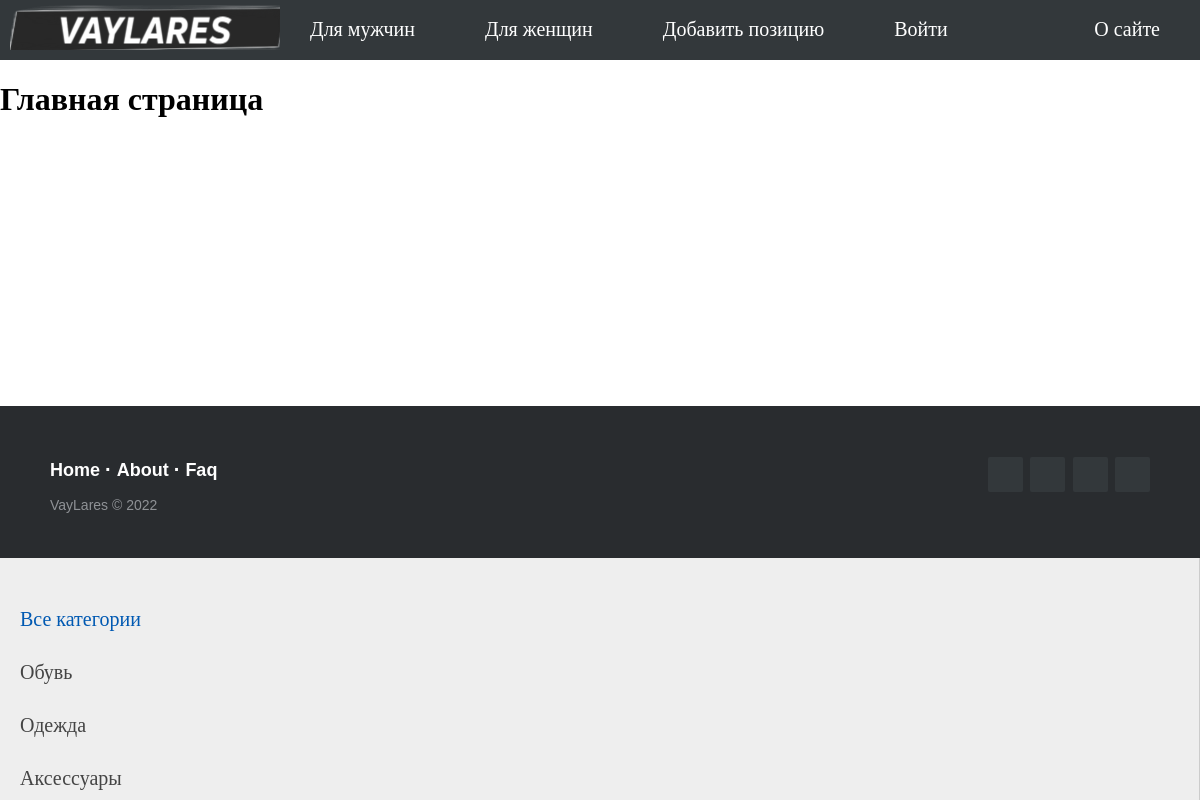
The page / on the database its author committed.
### clothes/models.py (models this page shows, shortened)
class Category(models.Model):
    category_name = models.CharField(max_length=100, db_index=True)
    def get_absolute_url(self):
        return reverse('category', kwargs={'category_id': self.pk})

### clothes/views.py (the view)
# urls.py: path('', index, name='home'),
def index(request):
    goods = Clothes.objects.all()
    cats = Category.objects.all()
    context = {
        'goods': goods,
        'cats': cats,
        'menu': menu,
        'title': 'Главная страница',
        'cat_selected': 0,
    }
    return render(request, 'clothes/index.html', context=context)

### clothes/templates/clothes/index.html
{% extends 'clothes/base.html' %}
{% block content %}
<h1> {{title}}</h1>
{% endblock content %}

### clothes/templates/clothes/base.html (shortened to what this page needs)
{% load static %}
<!DOCTYPE html>
<html lang="ru">
<head>
    <link type="text/css" href="{% static 'clothes/css/styles.css' %}" rel="stylesheet"/>
</head>
<body>
{% block mainmenu %}
<div class="header">
    <ul id="mainmenu" class="mainmenu">
        <li class="logo"><a href="{% url 'home' %}">
            <div class="logo"></div>
        </a></li>
        {% for m in menu %}
        {% if not forloop.last %}
        <li><a href="{% url m.url_name %}">{{m.title}}</a></li>
        {% else %}
        <li class="last"><a href="{% url m.url_name %}">{{m.title}}</a></li>
        {% endif %}
        {% endfor %}
    </ul>
</div>
{% endblock mainmenu %}
<table class="table-content" border=0 cellpadding="0" cellspacing="0">
    <tr>
        <td valign="top" class="left-chapters">
            <ul id="leftchapters">
                {% if cat_selected == 0 %}
                <li class="selected">Все категории</li>
                {% else %}
                <li><a href="{% url 'home' %}">Все категории</a></li>
                {% endif %}
                {% for c in cats %}
                {% if c.pk == cat_selected %}
                <li class="selected">{{c.category_name}}</li>
                {% else %}
                <li><a href="{{c.get_absolute_url}}">{{c.category_name}}</a></li>
                {% endif %}
                {% endfor %}
            </ul>
        </td>
        {% block content %}
        {% endblock content %}
        <footer class="footer-distributed">
            <div class="footer-right">
                <a href="#"></a>
                <a href="#"></a>
                <a href="#"></a>
                <a href="#"></a>
            </div>
            <div class="footer-left">
                <p class="footer-links">
                    <a class="link-1" href="#">Home</a>
                    <a href="#">About</a>
                    <a href="#">Faq</a>
                </p>
                <p>VayLares &copy; 2022</p>
            </div>
        </footer>
</body>
</html>

### clothes/static/clothes/css/styles.css (style rules this page uses)
* { box-sizing: border-box; }
html { height: 100%; }
body { margin: 0; min-height: 100%; display: grid; grid-template-rows: auto 1fr auto; grid-template-rows: auto 1fr auto; }
.logo { background: url('../images/logo.png') no-repeat 10px 5px; width: 280px; height: 50px; }
.left-chapters { margin: 0; background: #eee; border-right: 1px solid #ccc; min-height: 100%; }
.left-chapters ul { width: 230px; min-height: 100%; margin: 0; padding: 20px 10px 10px 20px; list-style: none; font-size: 20px; }
.left-chapters ul li { margin: 30px 0 0 0; color: #999; }
.left-chapters ul li.selected { color: #0059b2; }
.left-chapters ul li a { color: #444; text-decoration: none; }
* { font-family: Roboto; }
.footer-distributed { background-color: #292c2f; box-shadow: 0 1px 1px 0 rgba(0, 0, 0, 0.12); box-sizing: border-box; width: 100%; text-align: left; font: normal 16px sans-serif; padding: 45px 50px; }
.footer-distributed .footer-left p { color: #8f9296; font-size: 14px; margin: 0; }
.footer-distributed p.footer-links { font-size: 18px; font-weight: bold; color: #ffffff; margin: 0 0 10px; padding: 0; transition: ease .25s; }
.footer-distributed p.footer-links a { display: inline-block; line-height: 1.8; text-decoration: none; color: inherit; transition: ease .25s; }
.footer-distributed .footer-links a:before { content: "·"; font-size: 20px; left: 0; color: #fff; display: inline-block; padding-right: 5px; }
.footer-distributed .footer-links .link-1:before { content: none; }
.footer-distributed .footer-right { float: right; margin-top: 6px; max-width: 180px; }
.footer-distributed .footer-right a { display: inline-block; width: 35px; height: 35px; background-color: #33383b; border-radius: 2px; font-size: 20px; color: #ffffff; text-align: center; line-height: 35px; margin-left: 3px; transition:all .25s; }
.header { background: #33383b; height: 60px; }
ul.mainmenu { list-style: none; margin: 0; padding: 0; height: 60px; color: #fdc073; font-size: 20px; overflow: hidden; }
ul.mainmenu li { float: left; margin: 18px 40px 0 30px; }
ul.mainmenu li.logo { margin: 0; }
ul.mainmenu li.last { float: right; }
ul.mainmenu li a { color: #ffffff; text-decoration: none; }

### rows shown on the page
Category: category_name "Обувь"
Category: category_name "Одежда"
Category: category_name "Аксессуары"

### other values the page prints
{{ m.title }} "Для мужчин" "Для женщин" "Добавить позицию" "Войти"
{{ m.title }} "О сайте"
{{ title }} "Главная страница"
